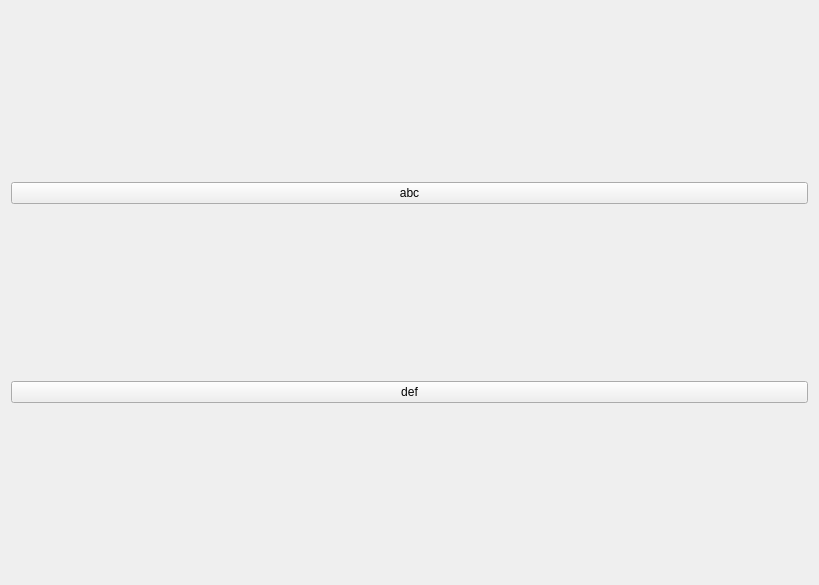
<?xml version="1.0" encoding="UTF-8"?>
<ui version="4.0">
 <class>Form</class>
 <widget class="QWidget" name="Form">
  <property name="geometry">
   <rect>
    <x>0</x>
    <y>0</y>
    <width>819</width>
    <height>585</height>
   </rect>
  </property>
  <property name="sizePolicy">
   <sizepolicy hsizetype="Expanding" vsizetype="Expanding">
    <horstretch>0</horstretch>
    <verstretch>0</verstretch>
   </sizepolicy>
  </property>
  <property name="minimumSize">
   <size>
    <width>200</width>
    <height>200</height>
   </size>
  </property>
  <property name="windowTitle">
   <string>Form</string>
  </property>
  <layout class="QVBoxLayout" name="verticalLayout">
   <item>
    <widget class="QPushButton" name="pushButton">
     <property name="text">
      <string>abc</string>
     </property>
    </widget>
   </item>
   <item>
    <widget class="QPushButton" name="pushButton_2">
     <property name="text">
      <string>def</string>
     </property>
    </widget>
   </item>
  </layout>
 </widget>
 <resources/>
 <connections/>
</ui>
